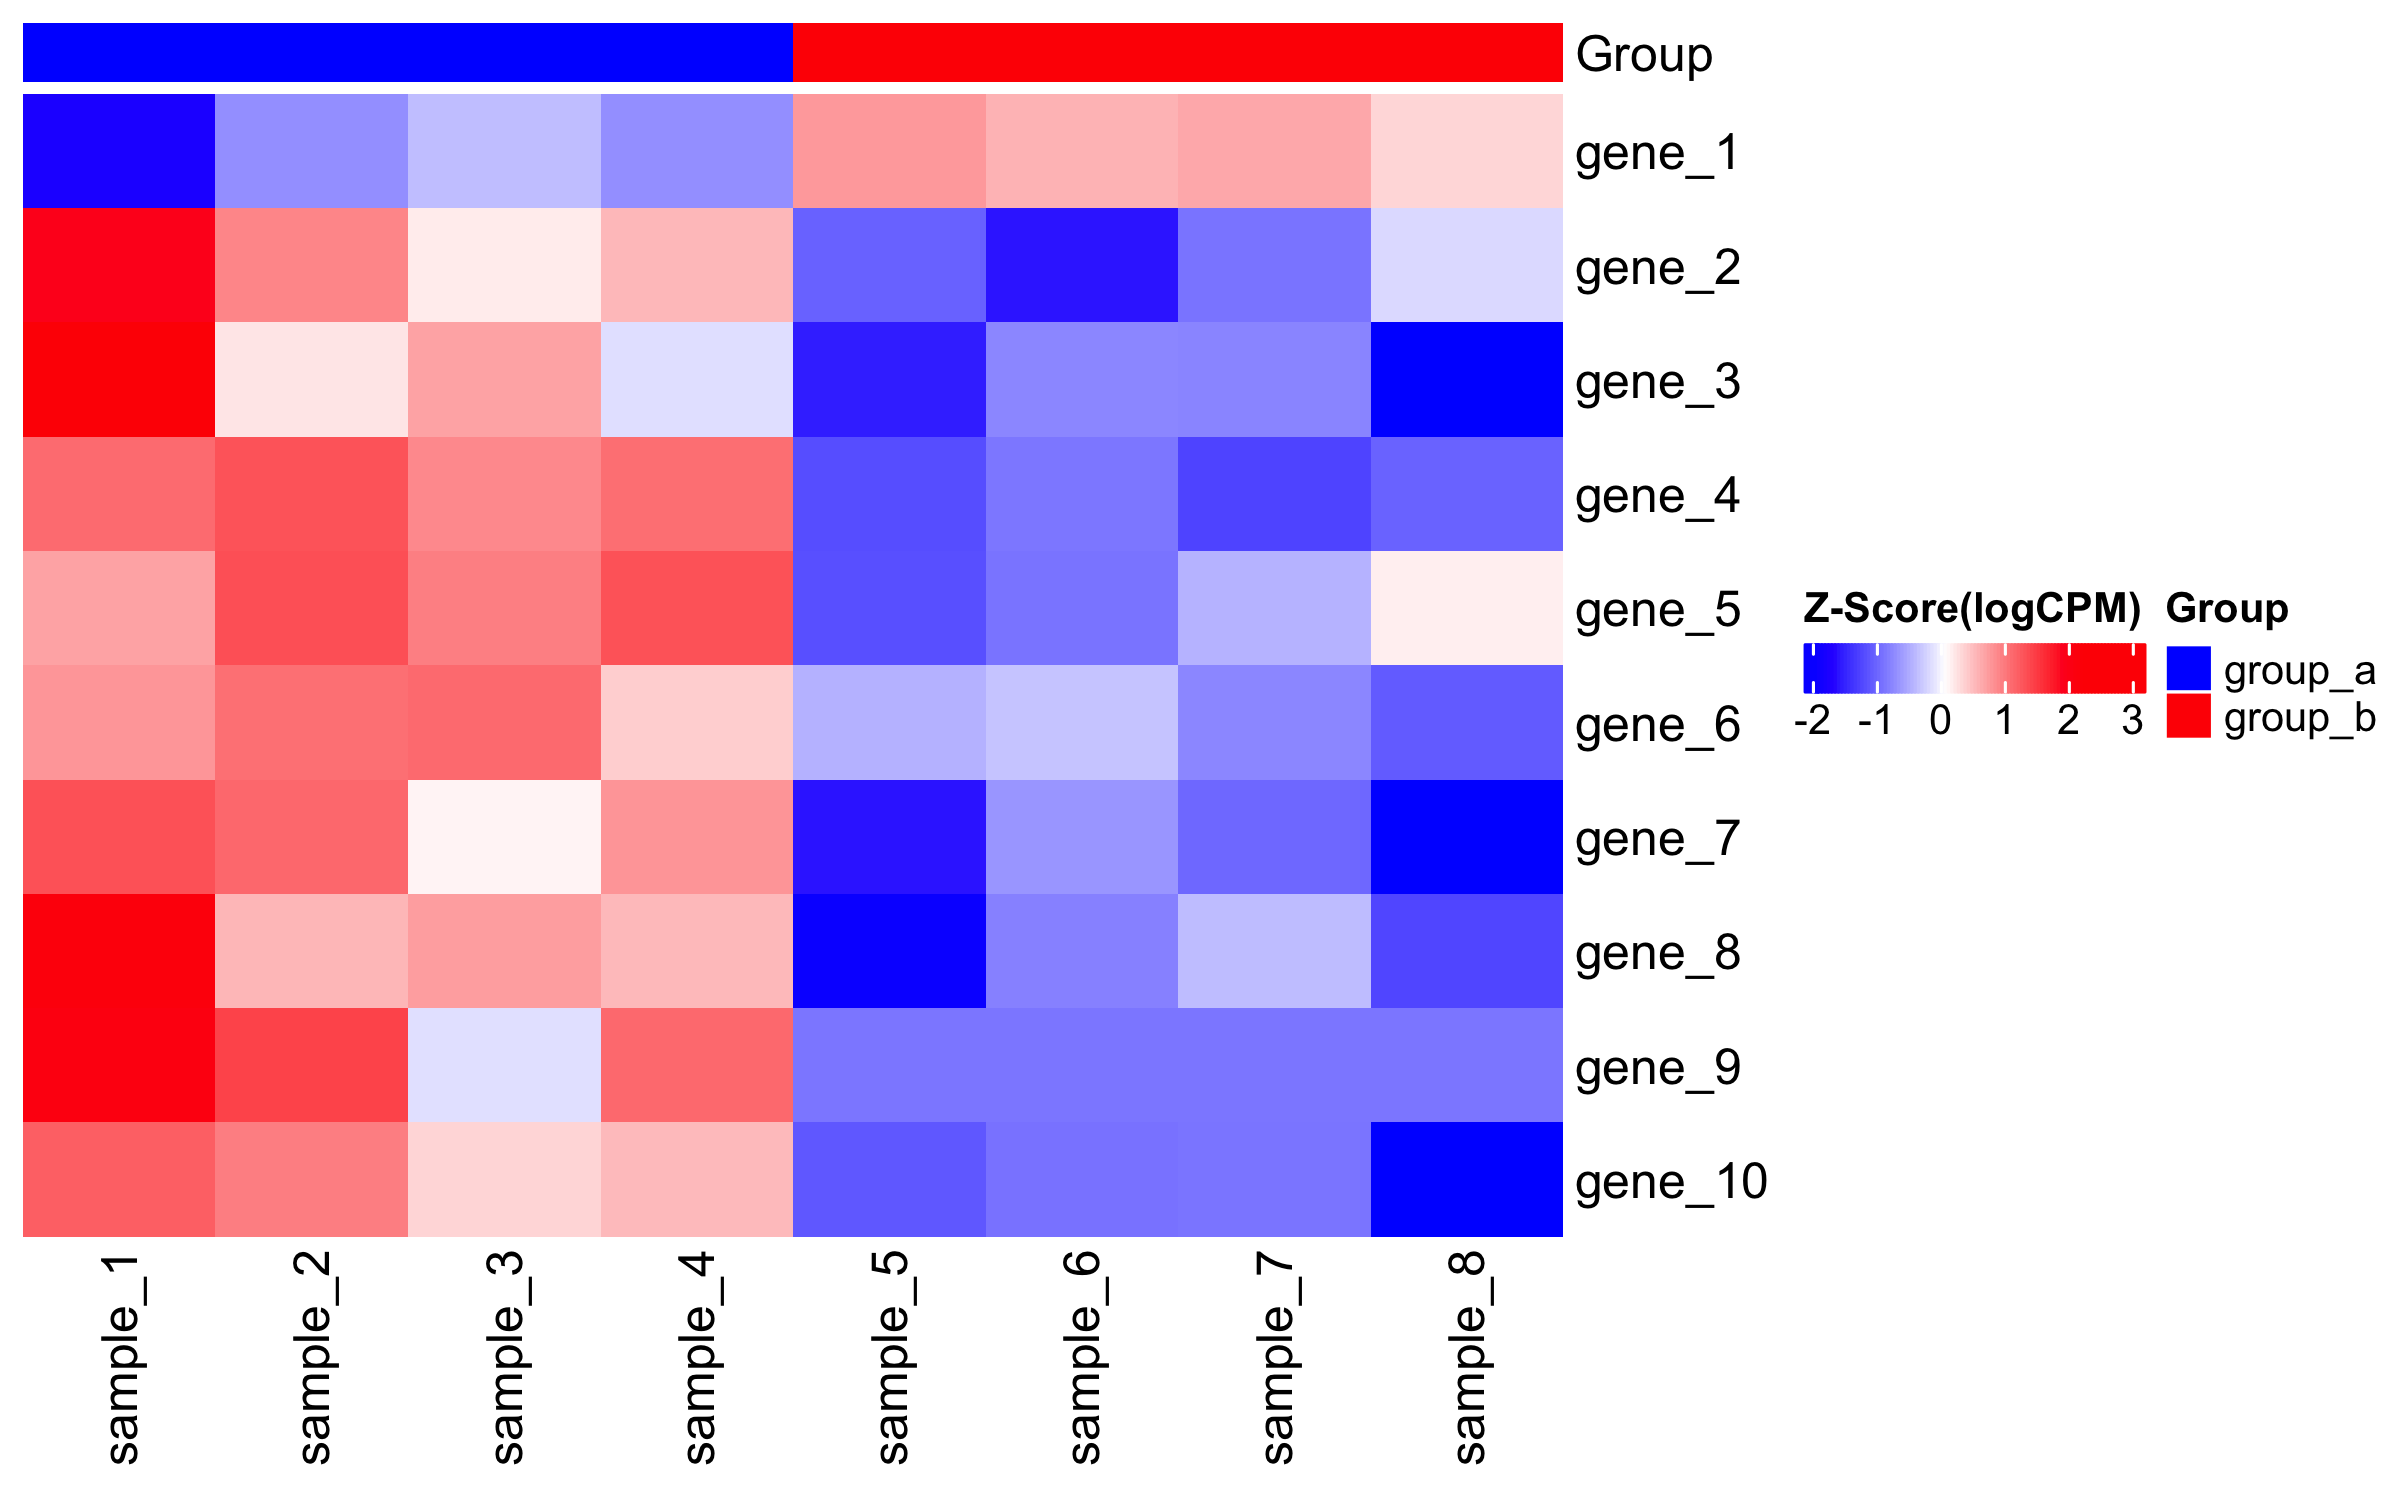

This chart was generated by the following R code:
#---- Load libraries -----------------------------------------------------------
library(ComplexHeatmap)
#---- Load data ----------------------------------------------------------------
exp <- read.csv("exp.csv", row.names = 1)
metadata <- read.csv("metadata.csv")
#---- Parameters ---------------------------------------------------------------
# Color of gene expression level
color_exp <- colorRampPalette(colors = c("blue","white","red"))(100)
# Color of different groups
colAnn <- HeatmapAnnotation(df = data.frame(Group = metadata$group),
                            col = list('Group' = c('group_a' = 'blue', 
                                                   'group_b' = 'red')))
#---- Heatmap ------------------------------------------------------------------
png('heatmap.png', width = 8, height = 5, units = 'in', res = 300)
Heatmap(as.matrix(exp), 
        show_row_names = TRUE,
        cluster_rows = FALSE, 
        cluster_columns = FALSE,
        col = color_exp, 
        top_annotation=colAnn,
        heatmap_legend_param = list(title= "Z-Score(logCPM)", 
                                    title_position = "topcenter", 
                                    legend_direction="horizontal"))
dev.off()
